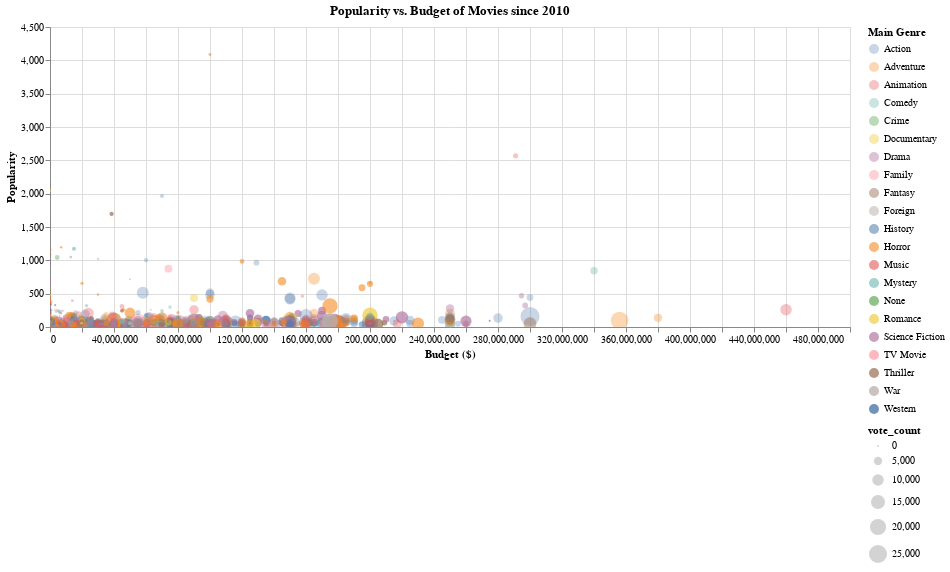

The notebook cell this image was saved under:
### Code cell
# INTERACTIVE 4D BUBBLE CHART WORKS CORRECTLY
# 4d visual
genre_radio = alt.binding_radio(options=genres, name="Main Genre")
genre_select = alt.selection_single(fields=['Main Genre'], bind=genre_radio)

base = alt.Chart(recent_movies).mark_point(filled=True).add_selection(
    genre_select
).encode(
    alt.X('budget', axis=alt.Axis(title='Budget ($)')),
    alt.Y('popularity', axis=alt.Axis(title='Popularity')),
    opacity=alt.condition(genre_select, 'Main Genre', alt.value(0)),
    size='vote_count',
    tooltip=['title:N', 'revenue:Q']
).properties(
    width=800,
    height=300
).interactive()

genre_color_condition = alt.condition(
    genre_select,
    alt.Color('Main Genre:N'),
    alt.value('lightgray')
)

highlight_regions = base.add_selection(
    genre_select
).encode(
    color=genre_color_condition
).properties(title='Popularity vs. Budget of Movies since 2010')
highlight_regions

### Figure 1 — Vega-Lite specification as saved in the notebook (floating-point values rounded to 4 significant figures; data arrays with more than 128 entries replaced by an {"elided": "..."} marker saying what was removed)
{"config": {"view": {"continuousWidth": 400, "continuousHeight": 300}}, "data": {"name": "data-accfffe5d3c3a5fe617edcdae7ba8ccd"}, "mark": {"type": "point", "filled": true}, "encoding": {"color": {"condition": {"field": "Main Genre", "type": "nominal", "selection": "selector003"}, "value": "lightgray"}, "opacity": {"condition": {"field": "Main Genre", "type": "nominal", "selection": "selector003"}, "value": 0}, "size": {"field": "vote_count", "type": "quantitative"}, "tooltip": [{"field": "title", "type": "nominal"}, {"field": "revenue", "type": "quantitative"}], "x": {"axis": {"title": "Budget ($)"}, "field": "budget", "type": "quantitative"}, "y": {"axis": {"title": "Popularity"}, "field": "popularity", "type": "quantitative"}}, "height": 300, "selection": {"selector003": {"type": "single", "fields": ["Main Genre"], "bind": {"input": "radio", "options": ["Action", "Adventure", "Fantasy", "Animation", "Science Fiction", "Drama", "Thriller", "Family", "Comedy", "Romance", "Crime", "Horror", "Documentary", NaN], "name": "Main Genre"}}, "selector004": {"type": "interval", "bind": "scales", "encodings": ["x", "y"]}}, "title": "Popularity vs. Budget of Movies since 2010", "width": 800, "$schema": "https://vega.github.io/schema/vega-lite/v4.17.0.json", "datasets": {"data-accfffe5d3c3a5fe617edcdae7ba8ccd": {"elided": "2349 records"}}}
